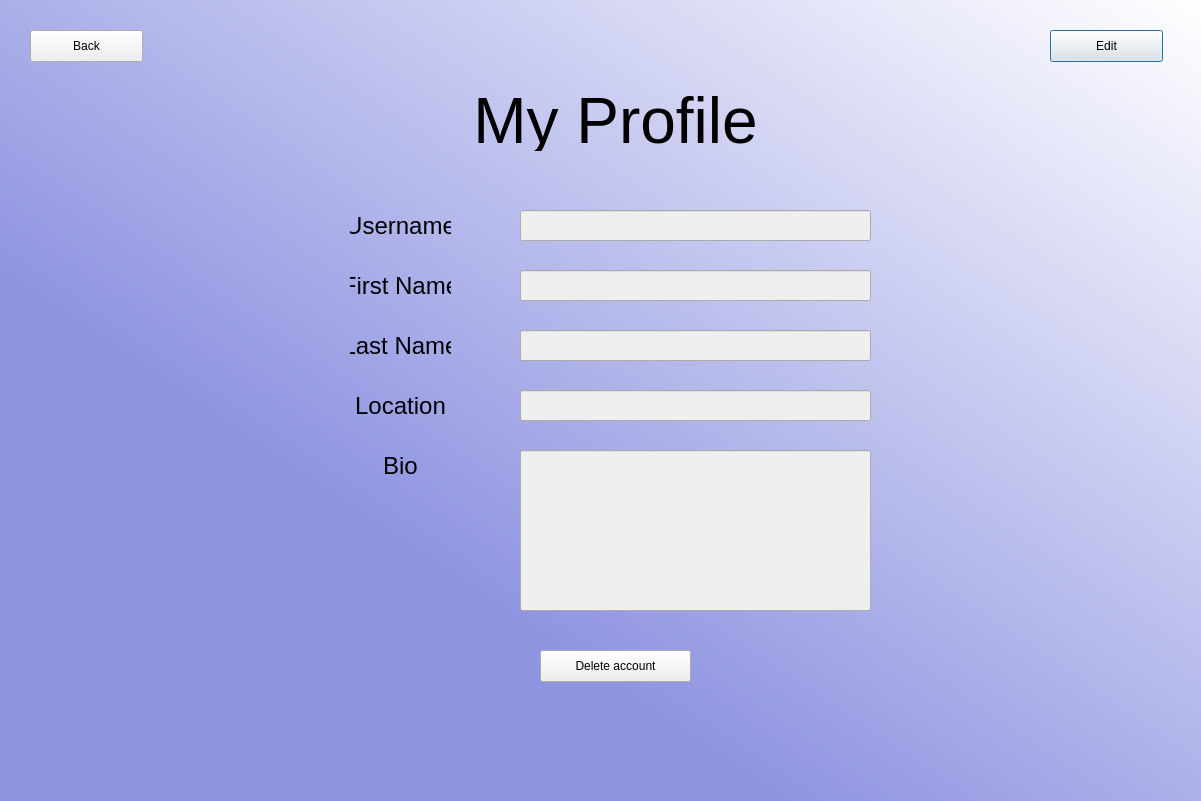
<?xml version="1.0" encoding="UTF-8"?>
<ui version="4.0">
 <class>Dialog</class>
 <widget class="QDialog" name="Dialog">
  <property name="geometry">
   <rect>
    <x>0</x>
    <y>0</y>
    <width>1201</width>
    <height>801</height>
   </rect>
  </property>
  <property name="windowTitle">
   <string>Dialog</string>
  </property>
  <widget class="QWidget" name="widget" native="true">
   <property name="enabled">
    <bool>true</bool>
   </property>
   <property name="geometry">
    <rect>
     <x>0</x>
     <y>0</y>
     <width>1201</width>
     <height>801</height>
    </rect>
   </property>
   <property name="styleSheet">
    <string notr="true">QWidget#widget{
background-color:qlineargradient(spread:pad, x1:0.275626, y1:0.715909, x2:1, y2:0, stop:0.0689655 rgba(143, 149, 225, 255), stop:1 rgba(255, 255, 255, 255));}</string>
   </property>
   <widget class="QLabel" name="label">
    <property name="enabled">
     <bool>true</bool>
    </property>
    <property name="geometry">
     <rect>
      <x>460</x>
      <y>90</y>
      <width>311</width>
      <height>61</height>
     </rect>
    </property>
    <property name="font">
     <font>
      <pointsize>48</pointsize>
     </font>
    </property>
    <property name="text">
     <string>My Profile</string>
    </property>
    <property name="alignment">
     <set>Qt::AlignCenter</set>
    </property>
   </widget>
   <widget class="QLabel" name="label_2">
    <property name="geometry">
     <rect>
      <x>350</x>
      <y>210</y>
      <width>101</width>
      <height>31</height>
     </rect>
    </property>
    <property name="font">
     <font>
      <pointsize>18</pointsize>
     </font>
    </property>
    <property name="text">
     <string>Username</string>
    </property>
    <property name="alignment">
     <set>Qt::AlignCenter</set>
    </property>
   </widget>
   <widget class="QLabel" name="label_5">
    <property name="geometry">
     <rect>
      <x>350</x>
      <y>270</y>
      <width>101</width>
      <height>31</height>
     </rect>
    </property>
    <property name="font">
     <font>
      <pointsize>18</pointsize>
     </font>
    </property>
    <property name="text">
     <string>First Name</string>
    </property>
    <property name="alignment">
     <set>Qt::AlignCenter</set>
    </property>
   </widget>
   <widget class="QLabel" name="label_7">
    <property name="geometry">
     <rect>
      <x>350</x>
      <y>330</y>
      <width>101</width>
      <height>31</height>
     </rect>
    </property>
    <property name="font">
     <font>
      <pointsize>18</pointsize>
     </font>
    </property>
    <property name="text">
     <string>Last Name</string>
    </property>
    <property name="alignment">
     <set>Qt::AlignCenter</set>
    </property>
   </widget>
   <widget class="QLabel" name="label_9">
    <property name="geometry">
     <rect>
      <x>350</x>
      <y>390</y>
      <width>101</width>
      <height>31</height>
     </rect>
    </property>
    <property name="font">
     <font>
      <pointsize>18</pointsize>
     </font>
    </property>
    <property name="text">
     <string>Location</string>
    </property>
    <property name="alignment">
     <set>Qt::AlignCenter</set>
    </property>
   </widget>
   <widget class="QLabel" name="label_11">
    <property name="geometry">
     <rect>
      <x>350</x>
      <y>450</y>
      <width>101</width>
      <height>31</height>
     </rect>
    </property>
    <property name="font">
     <font>
      <pointsize>18</pointsize>
     </font>
    </property>
    <property name="text">
     <string>Bio</string>
    </property>
    <property name="alignment">
     <set>Qt::AlignCenter</set>
    </property>
   </widget>
   <widget class="QPushButton" name="edit">
    <property name="geometry">
     <rect>
      <x>1050</x>
      <y>30</y>
      <width>113</width>
      <height>32</height>
     </rect>
    </property>
    <property name="text">
     <string>Edit</string>
    </property>
   </widget>
   <widget class="QPushButton" name="back">
    <property name="enabled">
     <bool>true</bool>
    </property>
    <property name="geometry">
     <rect>
      <x>30</x>
      <y>30</y>
      <width>113</width>
      <height>32</height>
     </rect>
    </property>
    <property name="text">
     <string>Back</string>
    </property>
    <property name="autoDefault">
     <bool>true</bool>
    </property>
   </widget>
   <widget class="QLabel" name="errorLabel">
    <property name="geometry">
     <rect>
      <x>500</x>
      <y>40</y>
      <width>241</width>
      <height>21</height>
     </rect>
    </property>
    <property name="styleSheet">
     <string notr="true">font: 12pt &quot;Times New Roman&quot;; color: rgb(255, 0, 16)</string>
    </property>
    <property name="text">
     <string/>
    </property>
    <property name="alignment">
     <set>Qt::AlignCenter</set>
    </property>
   </widget>
   <widget class="QLineEdit" name="uname">
    <property name="enabled">
     <bool>false</bool>
    </property>
    <property name="geometry">
     <rect>
      <x>520</x>
      <y>210</y>
      <width>351</width>
      <height>31</height>
     </rect>
    </property>
    <property name="text">
     <string/>
    </property>
    <property name="alignment">
     <set>Qt::AlignCenter</set>
    </property>
   </widget>
   <widget class="QLineEdit" name="fname">
    <property name="enabled">
     <bool>false</bool>
    </property>
    <property name="geometry">
     <rect>
      <x>520</x>
      <y>270</y>
      <width>351</width>
      <height>31</height>
     </rect>
    </property>
    <property name="alignment">
     <set>Qt::AlignCenter</set>
    </property>
   </widget>
   <widget class="QLineEdit" name="lname">
    <property name="enabled">
     <bool>false</bool>
    </property>
    <property name="geometry">
     <rect>
      <x>520</x>
      <y>330</y>
      <width>351</width>
      <height>31</height>
     </rect>
    </property>
    <property name="alignment">
     <set>Qt::AlignCenter</set>
    </property>
   </widget>
   <widget class="QLineEdit" name="loc">
    <property name="enabled">
     <bool>false</bool>
    </property>
    <property name="geometry">
     <rect>
      <x>520</x>
      <y>390</y>
      <width>351</width>
      <height>31</height>
     </rect>
    </property>
    <property name="alignment">
     <set>Qt::AlignCenter</set>
    </property>
   </widget>
   <widget class="QLineEdit" name="bio">
    <property name="enabled">
     <bool>false</bool>
    </property>
    <property name="geometry">
     <rect>
      <x>520</x>
      <y>450</y>
      <width>351</width>
      <height>161</height>
     </rect>
    </property>
    <property name="styleSheet">
     <string notr="true"/>
    </property>
    <property name="alignment">
     <set>Qt::AlignLeading|Qt::AlignLeft|Qt::AlignTop</set>
    </property>
   </widget>
   <widget class="QPushButton" name="deleteAccount">
    <property name="geometry">
     <rect>
      <x>540</x>
      <y>650</y>
      <width>151</width>
      <height>32</height>
     </rect>
    </property>
    <property name="text">
     <string>Delete account</string>
    </property>
   </widget>
  </widget>
 </widget>
 <resources/>
 <connections/>
</ui>
